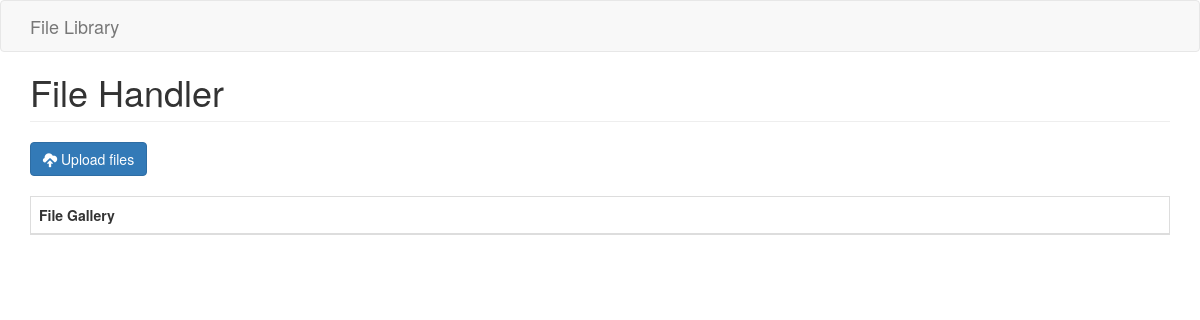
Before: /upload/ with the older database file.
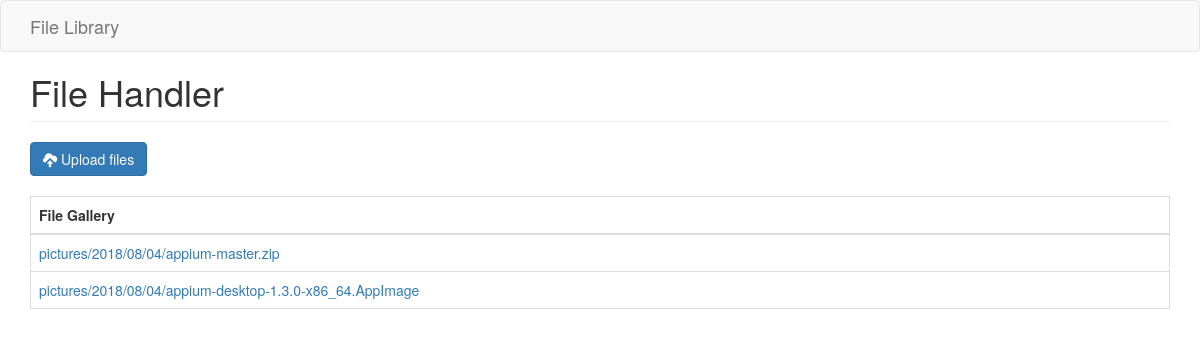
After: the same page with the newer database file.
### handler/models.py (models this page shows)
class File(models.Model):
    name = models.CharField(max_length=200)
    file = models.FileField(upload_to="pictures/%Y/%m/%d")
    location_path = models.CharField(max_length=200)
    size = models.IntegerField(default=0)
    created_on = models.DateTimeField(auto_now_add=True)

### handler/views.py (the view, shortened to what this page needs)
# urls.py: url(r'^upload/$', views.ProgressBarUploadView.as_view(), name="upload"),
class ProgressBarUploadView(View):
    def get(self, request):
        file_list = File.objects.all()
        return render(self.request, 'index.html', {'files': file_list})

### templates/index.html (shortened to what this page needs)
{% extends 'base.html' %}
{% load static %}
{% block content %}
  <h1 class="page-header">
    File Handler
  </h1>
        <div style="margin-bottom: 20px;">
            <button type="button" class="btn btn-primary js-upload-files">
              <span class="glyphicon glyphicon-cloud-upload"></span> Upload files
            </button>
          </div>
          <table id="gallery" class="table table-bordered">
            <thead>
              <tr>
                <th>File Gallery</th>
              </tr>
            </thead>
            <tbody>
              {% for file in files %}
                <tr>
                  <td><a href="{{ file.file.url }}">{{ file.file.name }}</a></td>
                </tr>
              {% endfor %}
            </tbody>
          </table>
{% endblock %}

### templates/base.html (shortened to what this page needs)
<!DOCTYPE html>
{% load static %}
<html lang="en">
  <head>
    <link href="{% static 'css/bootstrap.min.css' %}" rel="stylesheet">
  </head>
  <body>
    {% include 'header.html' %}
    <div class="container">
      {% block content %}{% endblock %}
    </div>
  </body>
</html>

### templates/header.html (shortened to what this page needs)
<nav class="navbar navbar-default">
  <div class="container">
    <div class="navbar-header">
      <a class="navbar-brand" href="{% url 'upload' %}">File Library</a>
    </div>
  </div>
</nav>

### templates/base.html (style rules this page uses)
.page-header { margin-top: 0; }

Changed rows visible on the page:
added File: file.name "pictures/2018/08/04/appium-master.zip"
added File: file.name "pictures/2018/08/04/appium-desktop-1.3.0-x86_64.AppImage"
